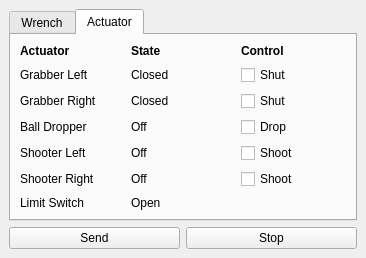
<?xml version="1.0" encoding="UTF-8"?>
<ui version="4.0">
 <class>MainWindow</class>
 <widget class="QMainWindow" name="MainWindow">
  <property name="geometry">
   <rect>
    <x>0</x>
    <y>0</y>
    <width>366</width>
    <height>252</height>
   </rect>
  </property>
  <property name="windowTitle">
   <string>MainWindow</string>
  </property>
  <widget class="QWidget" name="centralwidget">
   <layout class="QHBoxLayout" name="horizontalLayout">
    <item>
     <layout class="QVBoxLayout" name="verticalLayout">
      <item>
       <widget class="QTabWidget" name="tabWidget">
        <property name="currentIndex">
         <number>1</number>
        </property>
        <widget class="QWidget" name="tab">
         <attribute name="title">
          <string>Wrench</string>
         </attribute>
         <layout class="QVBoxLayout" name="verticalLayout_2">
          <item>
           <widget class="QGroupBox" name="groupBox_2">
            <property name="title">
             <string>Linear</string>
            </property>
            <layout class="QHBoxLayout" name="horizontalLayout_5">
             <item>
              <widget class="QLabel" name="label_7">
               <property name="text">
                <string>X:</string>
               </property>
               <property name="alignment">
                <set>Qt::AlignRight|Qt::AlignTrailing|Qt::AlignVCenter</set>
               </property>
              </widget>
             </item>
             <item>
              <widget class="QDoubleSpinBox" name="linearXSpinBox">
               <property name="decimals">
                <number>1</number>
               </property>
               <property name="minimum">
                <double>-9999.000000000000000</double>
               </property>
               <property name="maximum">
                <double>9999.000000000000000</double>
               </property>
               <property name="singleStep">
                <double>0.100000000000000</double>
               </property>
              </widget>
             </item>
             <item>
              <widget class="QLabel" name="label_8">
               <property name="text">
                <string>Y:</string>
               </property>
               <property name="alignment">
                <set>Qt::AlignRight|Qt::AlignTrailing|Qt::AlignVCenter</set>
               </property>
              </widget>
             </item>
             <item>
              <widget class="QDoubleSpinBox" name="linearYSpinBox">
               <property name="decimals">
                <number>1</number>
               </property>
               <property name="minimum">
                <double>-9999.000000000000000</double>
               </property>
               <property name="maximum">
                <double>9999.000000000000000</double>
               </property>
              </widget>
             </item>
             <item>
              <widget class="QLabel" name="label_9">
               <property name="text">
                <string>Z:</string>
               </property>
               <property name="alignment">
                <set>Qt::AlignRight|Qt::AlignTrailing|Qt::AlignVCenter</set>
               </property>
              </widget>
             </item>
             <item>
              <widget class="QDoubleSpinBox" name="linearZSpinBox">
               <property name="decimals">
                <number>1</number>
               </property>
               <property name="minimum">
                <double>-9999.000000000000000</double>
               </property>
               <property name="maximum">
                <double>9999.000000000000000</double>
               </property>
              </widget>
             </item>
            </layout>
           </widget>
          </item>
          <item>
           <widget class="QGroupBox" name="groupBox">
            <property name="title">
             <string>Moment</string>
            </property>
            <layout class="QHBoxLayout" name="horizontalLayout_3">
             <item>
              <widget class="QLabel" name="label">
               <property name="text">
                <string>X:</string>
               </property>
               <property name="alignment">
                <set>Qt::AlignRight|Qt::AlignTrailing|Qt::AlignVCenter</set>
               </property>
              </widget>
             </item>
             <item>
              <widget class="QDoubleSpinBox" name="momentXSpinBox">
               <property name="decimals">
                <number>1</number>
               </property>
               <property name="minimum">
                <double>-99.000000000000000</double>
               </property>
               <property name="maximum">
                <double>99.000000000000000</double>
               </property>
               <property name="singleStep">
                <double>0.100000000000000</double>
               </property>
              </widget>
             </item>
             <item>
              <widget class="QLabel" name="label_2">
               <property name="text">
                <string>Y:</string>
               </property>
               <property name="alignment">
                <set>Qt::AlignRight|Qt::AlignTrailing|Qt::AlignVCenter</set>
               </property>
              </widget>
             </item>
             <item>
              <widget class="QDoubleSpinBox" name="momentYSpinBox">
               <property name="decimals">
                <number>1</number>
               </property>
               <property name="minimum">
                <double>-99.000000000000000</double>
               </property>
               <property name="maximum">
                <double>99.000000000000000</double>
               </property>
              </widget>
             </item>
             <item>
              <widget class="QLabel" name="label_3">
               <property name="text">
                <string>Z:</string>
               </property>
               <property name="alignment">
                <set>Qt::AlignRight|Qt::AlignTrailing|Qt::AlignVCenter</set>
               </property>
              </widget>
             </item>
             <item>
              <widget class="QDoubleSpinBox" name="momentZSpinBox">
               <property name="decimals">
                <number>1</number>
               </property>
               <property name="minimum">
                <double>-99.000000000000000</double>
               </property>
               <property name="maximum">
                <double>99.000000000000000</double>
               </property>
              </widget>
             </item>
            </layout>
           </widget>
          </item>
         </layout>
        </widget>
        <widget class="QWidget" name="tab_2">
         <attribute name="title">
          <string>Actuator</string>
         </attribute>
         <layout class="QGridLayout" name="gridLayout">
          <item row="0" column="0">
           <widget class="QLabel" name="label_4">
            <property name="text">
             <string>&lt;b&gt;Actuator&lt;/b&gt;</string>
            </property>
           </widget>
          </item>
          <item row="0" column="1">
           <widget class="QLabel" name="label_6">
            <property name="text">
             <string>&lt;b&gt;State&lt;/b&gt;</string>
            </property>
           </widget>
          </item>
          <item row="1" column="0">
           <widget class="QLabel" name="label_5">
            <property name="text">
             <string>Grabber Left</string>
            </property>
           </widget>
          </item>
          <item row="0" column="2">
           <widget class="QLabel" name="label_10">
            <property name="text">
             <string>&lt;b&gt;Control&lt;/b&gt;</string>
            </property>
           </widget>
          </item>
          <item row="1" column="2">
           <widget class="QCheckBox" name="grabberLeftCheckBox">
            <property name="text">
             <string>Shut</string>
            </property>
           </widget>
          </item>
          <item row="2" column="0">
           <widget class="QLabel" name="label_11">
            <property name="text">
             <string>Grabber Right</string>
            </property>
           </widget>
          </item>
          <item row="3" column="0">
           <widget class="QLabel" name="label_12">
            <property name="text">
             <string>Ball Dropper</string>
            </property>
           </widget>
          </item>
          <item row="4" column="0">
           <widget class="QLabel" name="label_13">
            <property name="text">
             <string>Shooter Left</string>
            </property>
           </widget>
          </item>
          <item row="5" column="0">
           <widget class="QLabel" name="label_14">
            <property name="text">
             <string>Shooter Right</string>
            </property>
           </widget>
          </item>
          <item row="1" column="1">
           <widget class="QLabel" name="grabberLeftStatusLabel">
            <property name="text">
             <string>Closed</string>
            </property>
           </widget>
          </item>
          <item row="2" column="1">
           <widget class="QLabel" name="grabberRightStatusLabel">
            <property name="text">
             <string>Closed</string>
            </property>
           </widget>
          </item>
          <item row="3" column="1">
           <widget class="QLabel" name="ballDropperStatusLabel">
            <property name="text">
             <string>Off</string>
            </property>
           </widget>
          </item>
          <item row="4" column="1">
           <widget class="QLabel" name="shooterLeftStatusLabel">
            <property name="text">
             <string>Off</string>
            </property>
           </widget>
          </item>
          <item row="5" column="1">
           <widget class="QLabel" name="shooterRightStatusLabel">
            <property name="text">
             <string>Off</string>
            </property>
           </widget>
          </item>
          <item row="2" column="2">
           <widget class="QCheckBox" name="grabberRightCheckBox">
            <property name="text">
             <string>Shut</string>
            </property>
           </widget>
          </item>
          <item row="3" column="2">
           <widget class="QCheckBox" name="ballDropperCheckBox">
            <property name="text">
             <string>Drop</string>
            </property>
           </widget>
          </item>
          <item row="4" column="2">
           <widget class="QCheckBox" name="shooterLeftCheckBox">
            <property name="text">
             <string>Shoot</string>
            </property>
           </widget>
          </item>
          <item row="5" column="2">
           <widget class="QCheckBox" name="shooterRightCheckBox">
            <property name="text">
             <string>Shoot</string>
            </property>
           </widget>
          </item>
          <item row="6" column="0">
           <widget class="QLabel" name="label_19">
            <property name="text">
             <string>Limit Switch</string>
            </property>
           </widget>
          </item>
          <item row="6" column="1">
           <widget class="QLabel" name="limitSwitchStatusLabel">
            <property name="text">
             <string>Open</string>
            </property>
           </widget>
          </item>
         </layout>
        </widget>
       </widget>
      </item>
      <item>
       <layout class="QHBoxLayout" name="horizontalLayout_2">
        <item>
         <widget class="QPushButton" name="sendButton">
          <property name="text">
           <string>Send</string>
          </property>
         </widget>
        </item>
        <item>
         <widget class="QPushButton" name="stopButton">
          <property name="text">
           <string>Stop</string>
          </property>
         </widget>
        </item>
       </layout>
      </item>
     </layout>
    </item>
   </layout>
  </widget>
 </widget>
 <resources/>
 <connections/>
</ui>
